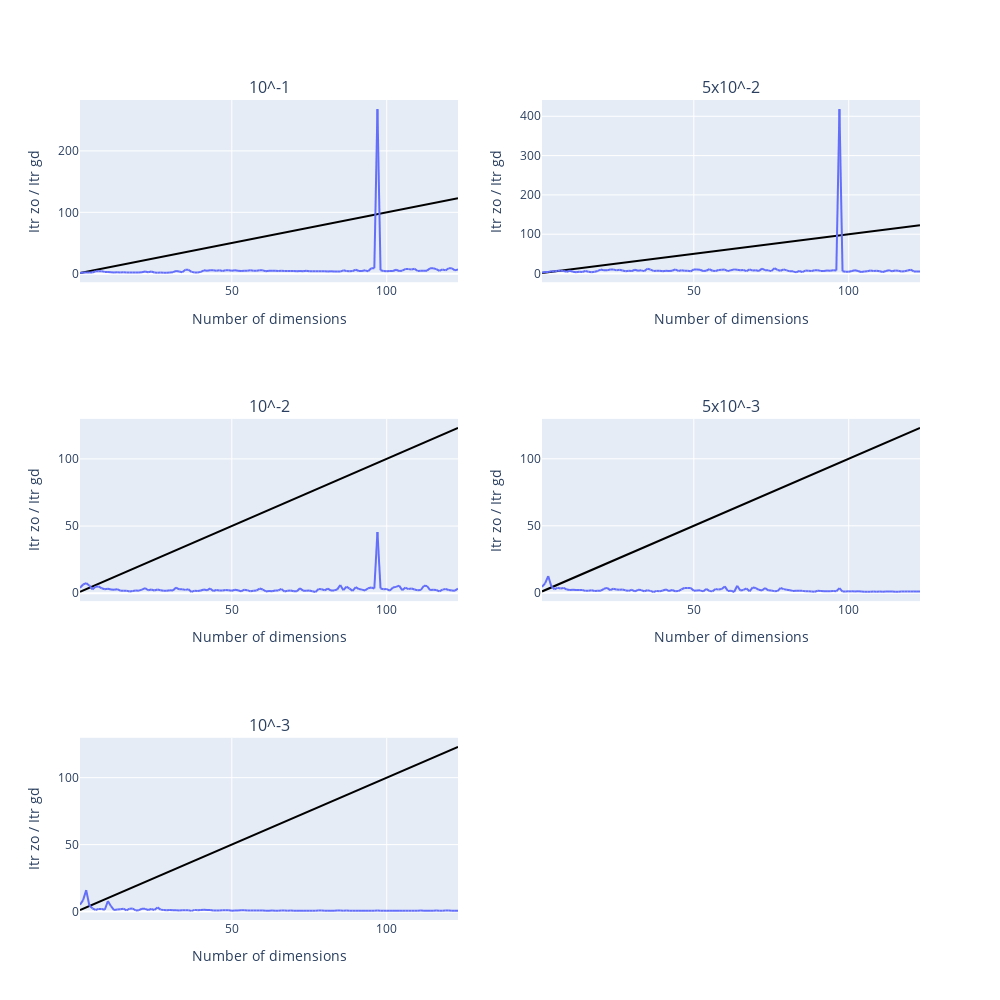

This figure's notebook cell:
### Markdown cell above
# ASSRS

### Code cell
plot_result(itr_assrs[0,:,:], itr_gd)
